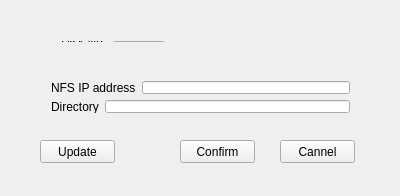
<?xml version="1.0" encoding="UTF-8"?>
<ui version="4.0">
 <class>CNfsParamsClass</class>
 <widget class="QWidget" name="CNfsParamsClass">
  <property name="geometry">
   <rect>
    <x>0</x>
    <y>0</y>
    <width>400</width>
    <height>196</height>
   </rect>
  </property>
  <property name="windowTitle">
   <string>CNfsParams</string>
  </property>
  <widget class="QPushButton" name="btnSave">
   <property name="geometry">
    <rect>
     <x>180</x>
     <y>140</y>
     <width>75</width>
     <height>23</height>
    </rect>
   </property>
   <property name="text">
    <string>Confirm</string>
   </property>
  </widget>
  <widget class="QPushButton" name="btnExit">
   <property name="geometry">
    <rect>
     <x>280</x>
     <y>140</y>
     <width>75</width>
     <height>23</height>
    </rect>
   </property>
   <property name="text">
    <string>Cannel</string>
   </property>
  </widget>
  <widget class="QWidget" name="layoutWidget">
   <property name="geometry">
    <rect>
     <x>40</x>
     <y>70</y>
     <width>321</width>
     <height>54</height>
    </rect>
   </property>
   <layout class="QGridLayout" name="gridLayout_4">
    <item row="0" column="0">
     <layout class="QGridLayout" name="gridLayout_2">
      <item row="0" column="0">
       <widget class="QLabel" name="label_2">
        <property name="text">
         <string>NFS IP address</string>
        </property>
       </widget>
      </item>
      <item row="0" column="1">
       <widget class="QLineEdit" name="editServerIP"/>
      </item>
     </layout>
    </item>
    <item row="1" column="0">
     <layout class="QGridLayout" name="gridLayout_3">
      <item row="0" column="0">
       <widget class="QLabel" name="label_3">
        <property name="text">
         <string>Directory</string>
        </property>
       </widget>
      </item>
      <item row="0" column="1">
       <widget class="QLineEdit" name="editFilePath"/>
      </item>
     </layout>
    </item>
   </layout>
  </widget>
  <widget class="QWidget" name="layoutWidget">
   <property name="geometry">
    <rect>
     <x>50</x>
     <y>30</y>
     <width>125</width>
     <height>23</height>
    </rect>
   </property>
   <layout class="QGridLayout" name="gridLayout">
    <item row="0" column="0">
     <widget class="QLabel" name="label_4">
      <property name="text">
       <string>Disk No.</string>
      </property>
     </widget>
    </item>
    <item row="0" column="1">
     <widget class="QComboBox" name="comboDiskNum"/>
    </item>
   </layout>
  </widget>
  <widget class="QPushButton" name="btnRefresh">
   <property name="geometry">
    <rect>
     <x>40</x>
     <y>140</y>
     <width>75</width>
     <height>23</height>
    </rect>
   </property>
   <property name="text">
    <string>Update</string>
   </property>
  </widget>
 </widget>
 <layoutdefault spacing="6" margin="11"/>
 <resources/>
 <connections/>
</ui>
